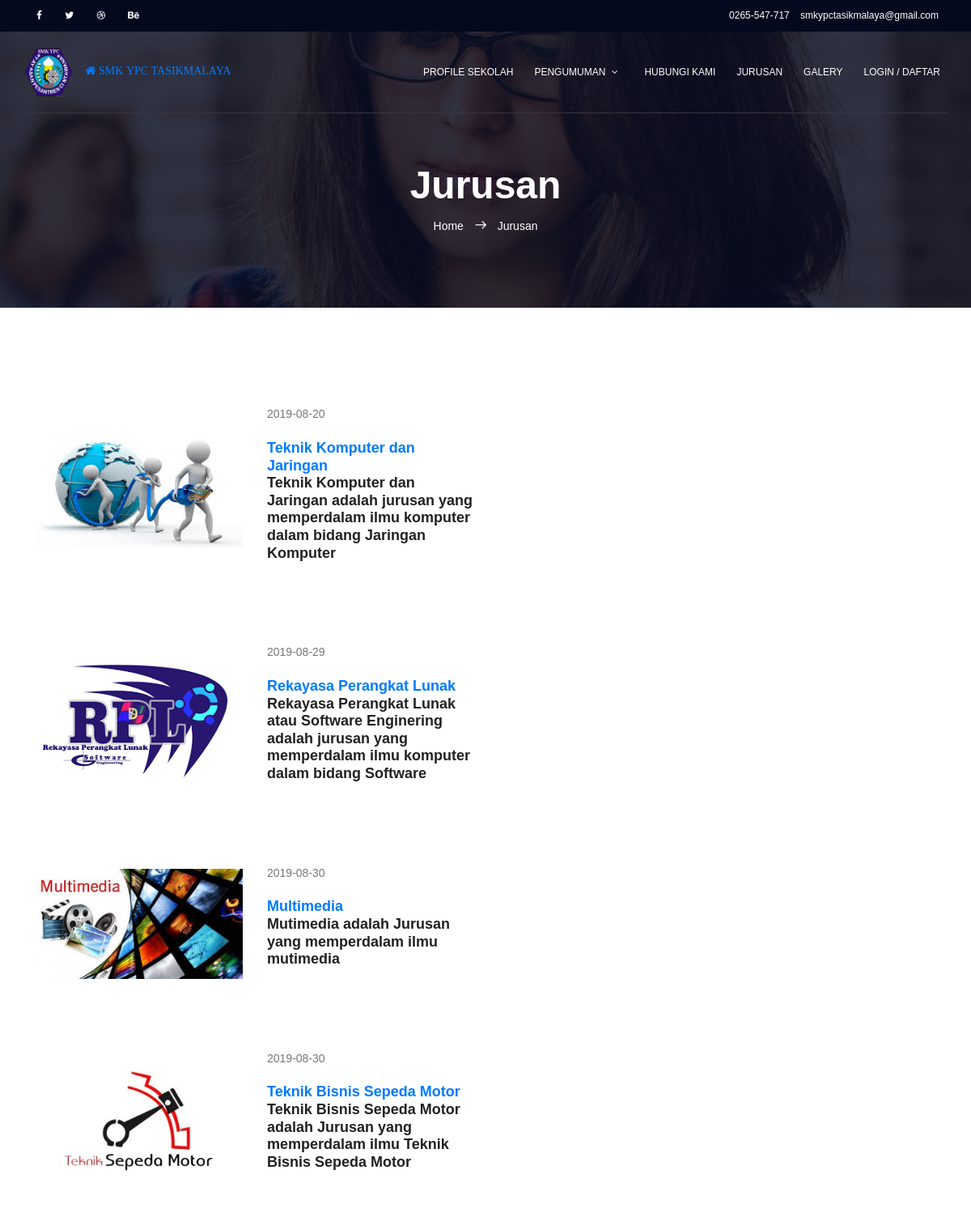
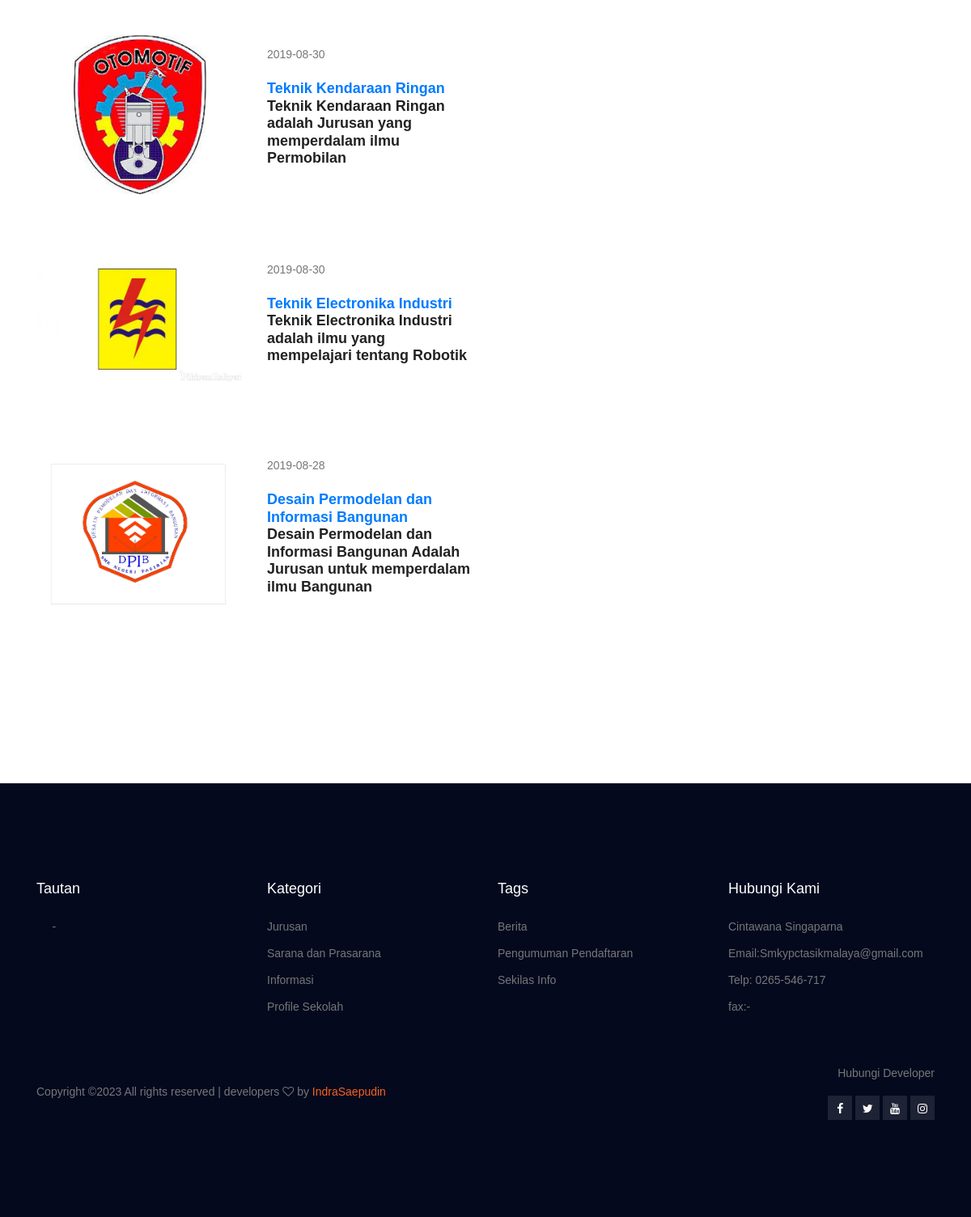
Page /index.php/jurusan on the committed database (2 pictures, top to bottom).
### tables this page shows
CREATE TABLE IF NOT EXISTS `show` (
  `id` int(11) unsigned NOT NULL AUTO_INCREMENT,
  `photo` varchar(250) DEFAULT NULL,
  `title` varchar(250) DEFAULT NULL,
  `deskripsi` varchar(500) DEFAULT NULL,
  `date` date DEFAULT NULL,
  PRIMARY KEY (`id`)
);

### application/controllers/jurusan.php (called while the page is built, shortened)
<?php
class jurusan extends CI_Controller
{
    function __construct()
    {
        $this->load->model('userModel');
    }
    function index()
    {
        $data['project'] = $this->db->get('show')->result();
        $this->load->view('utama/header');
        $this->load->view('utama/jurusan', $data);
        $this->load->view('utama/footer');
    }
}

### index.php (called while the page is built, shortened)
<?php
require_once BASEPATH.'core/CodeIgniter.php';

### application/views/utama/jurusan.php (the view)
<section class="banner-area relative about-banner" id="home">
	<div class="overlay overlay-bg"></div>
	<div class="container">
		<div class="row d-flex align-items-center justify-content-center">
			<div class="about-content col-lg-12">
				<h1 class="text-white">
					Jurusan
				</h1>
				<p class="text-white link-nav"><a href="<?php echo site_url('/') ?>">Home </a> <span class="lnr lnr-arrow-right"></span> <a href="event-details.html"> Jurusan</a></p>
			</div>
		</div>
	</div>
</section>
<section class="events-list-area section-gap event-page-lists">
	<?php foreach ($project as $key) : ?>
		<div class="container">
			<div class="row align-items-center">
				<div class="col-lg-6 pb-30">
					<div class="single-carusel row align-items-center">
						<div class="col-12 col-md-6 thumb">
							<img class="img-fluid" src="<?php echo base_url('upload/' . $key->photo) ?>" alt="<?php echo $key->title; ?>">
						</div>
						<div class="detials col-12 col-md-6">
							<p><?php echo $key->date; ?></</p> <a href="event-details.html">
								<h4><?php echo $key->title; ?></</h4> </a> <p>
									<?php echo $key->deskripsi; ?></ </p> </div>
								</div> </div> <?php endforeach ?> </div> </div> </section>

### application/views/utama/header.php (shortened to what this page needs)
<!DOCTYPE html>
<html lang="zxx" class="no-js">
<head>
	<link rel="stylesheet" href="<?php echo base_url() . 'assets/sweetalert/sweetalert.css' ?>">
	<link rel="stylesheet" href="<?php echo base_url() . 'assets/sweetalert/sweetalert2.bundle.css' ?>">
	<link rel="stylesheet" href="<?php echo base_url() . 'education/css/linearicons.css' ?>">
	<link rel="stylesheet" href="<?php echo base_url() . 'education/css/font-awesome.min.css' ?>">
	<link rel="stylesheet" href="<?php echo base_url() . 'education/css/bootstrap.css' ?>">
	<link rel="stylesheet" href="<?php echo base_url() . 'education/css/magnific-popup.css' ?>">
	<link rel="stylesheet" href="<?php echo base_url() . 'education/css/nice-select.css' ?>">
	<link rel="stylesheet" href="<?php echo base_url() . 'education/css/animate.min.css' ?>">
	<link rel="stylesheet" href="<?php echo base_url() . 'education/css/owl.carousel.css' ?>">
	<link rel="stylesheet" href="<?php echo base_url() . 'education/css/jquery-ui.css' ?>">
	<link rel="stylesheet" href="<?php echo base_url() . 'education/css/main.css' ?>">
</head>
<body>
	<header id="header" id="home">
		<div class="header-top">
			<div class="container">
				<div class="row">
					<div class="col-lg-6 col-sm-6 col-8 header-top-left no-padding">
						<ul>
							<li><a href="#"><i class="fa fa-facebook"></i></a></li>
							<li><a href="#"><i class="fa fa-twitter"></i></a></li>
							<li><a href="#"><i class="fa fa-dribbble"></i></a></li>
							<li><a href="#"><i class="fa fa-behance"></i></a></li>
						</ul>
					</div>
					<div class="col-lg-6 col-sm-6 col-4 header-top-right no-padding">
						<a href="tel:+953 012 3654 896"><span class="lnr lnr-phone-handset"></span> <span class="text">0265-547-717</span></a>
						<a href="mailto:support@colorlib.com"><span class="lnr lnr-envelope"></span> <span class="text">smkypctasikmalaya@gmail.com</span></a>
					</div>
				</div>
			</div>
		</div>
		<div class="container main-menu">
			<div class="row align-items-center justify-content-between d-flex">
				<div id="logo">
					<a href="<?php echo base_url('index.php') ?>"><img src="<?php echo base_url() . 'assets/images/component/logo_smk-2.gif' ?>" alt="" title="" width="60" height="60" />&nbsp;&nbsp;&nbsp; <span class="fa fa-home"> SMK YPC TASIKMALAYA </span></a>
				</div>
				<nav id="nav-menu-container">
					<ul class="nav-menu">
						<li><a href="<?php echo base_url('index.php/profile_sekolah') ?>">Profile Sekolah</a></li>
						<li class="menu-has-children"><a href="">Pengumuman</a>
						<li><a href="<?php echo base_url('/hubungikami') ?>">Hubungi Kami</a></li>
						<li><a href="<?php echo base_url('index.php/jurusan') ?>">Jurusan</a></li>
						<li><a href="<?php echo base_url('index.php/galery_foto') ?>">Galery</a></li>
						<li><a href="<?php echo base_url('login') ?>">Login / Daftar</a></li>
					</ul>
				</nav>
			</div>
		</div>
	</header>

### application/views/utama/footer.php (shortened to what this page needs)
<footer class="footer-area section-gap">
	<div class="container">
		<div class="row">
			<div class="col-lg-3 col-md-6 col-sm-6">
				<div class="single-footer-widget">
					<h4 font-family="">Tautan</h4>
					<ul>
						<li><a href="#">&nbsp;&nbsp;&nbsp;&nbsp;&nbsp;-</a></li>
					</ul>
				</div>
			</div>
			<div class="col-lg-3 col-md-6 col-sm-6">
				<div class="single-footer-widget">
					<h4>Kategori</h4>
					<ul>
						<li><a href="jurusan">Jurusan</a></li>
						<li><a href="saranaa">Sarana dan Prasarana</a></li>
						<li><a href="berita">Informasi</a></li>
						<li><a href="profile_sekolah">Profile Sekolah</a></li>
					</ul>
				</div>
			</div>
			<div class="col-lg-3 col-md-6 col-sm-6">
				<div class="single-footer-widget">
					<h4>Tags</h4>
					<ul>
						<li><a href="berita">Berita</a></li>
						<li><a href="pendaftaran">Pengumuman Pendaftaran</a></li>
						<li><a href="berita">Sekilas Info</a></li>
					</ul>
				</div>
			</div>
			<div class="col-lg-3 col-md-6 col-sm-6">
				<div class="single-footer-widget">
					<h4>Hubungi Kami</h4>
					<ul>
						<li><a href="#">Cintawana Singaparna</a></li>
						<li><a href="#">Email:Smkypctasikmalaya@gmail.com</a></li>
						<li><a href="#">Telp: 0265-546-717</a></li>
						<li><a href="#">fax:-</a></li>
					</ul>
				</div>
			</div>
			<div class="col-lg-12 col-md-12">
				<div class="footer-bottom row align-items-center justify-content-between">
					<p class="footer-text m-0 col-lg-6 col-md-12">
						Copyright &copy; All rights reserved | developers <i class="fa fa-heart-o" aria-hidden="true"></i> by <a href="https://indrasaepudin.000webhostapp.com/fortopolio_Saepudin/" target="_blank">IndraSaepudin</a>
					</p>
					<div class="col-lg-6 col-sm-12 footer-social">
						<p>Hubungi Developer</p>
						<a href="https://www.facebook.com/IndraSaepudin.15.21"><i class=" fa fa-facebook"></i></a>
						<a href="#"><i class="fa fa-twitter"></i></a>
						<a href="#"><i class="fa fa-youtube"></i></a>
						<a href="https://www.instagram.com/indra_saepudin1521/"><i class="fa fa-instagram"></i></a>
					</div>
				</div>
			</div>
		</div>
</footer>
</body>
</html>

### education/css/main.css (style rules this page uses)
body { color:#777;font-family:"Poppins",sans-serif;font-size:14px;font-weight:300;line-height:1.625em;position:relative }
ol,ul { margin:0;padding:0;list-style:none }
a { -webkit-transition:all 0.3s ease 0s;-moz-transition:all 0.3s ease 0s;-o-transition:all 0.3s ease 0s;transition:all 0.3s ease 0s }
a,a:focus,a:hover { text-decoration:none;outline:0 }
h1,h2,h3,h4,h5,h6 { font-family:"Poppins",sans-serif;color:#222;line-height:1.2em !important;margin-bottom:0;margin-top:0;font-weight:600 }
h1,.h1 { font-size:36px }
h4,.h4 { font-size:18px }
.pb-30 { padding-bottom:30px }
.text-white { color:#fff }
.relative { position:relative }
.overlay { position:absolute;left:0;right:0;top:0;bottom:0 }
.no-padding { padding:0 }
h1 { font-size:36px }
h4 { font-size:18px }
h1,h2,h3,h4,h5,h6 { line-height:1.5em }
.header-top { background:#04091e;font-size:12px;padding:8px }
.header-top a { color:#fff }
.header-top ul li { display:inline-block;margin-left:15px }
.header-top .header-top-left { text-align:left }
.header-top .header-top-left i { -webkit-transition:all 0.3s ease 0s;-moz-transition:all 0.3s ease 0s;-o-transition:all 0.3s ease 0s;transition:all 0.3s ease 0s }
.header-top .header-top-left a { margin-right:10px }
.header-top .header-top-right { text-align:right }
.header-top .header-top-right a { margin-right:10px }
.main-menu { padding-bottom:20px;padding-top:20px;border-bottom:1px solid #39353e }
#header { position:fixed;left:0;top:0;right:0;transition:all 0.5s;z-index:997 }
#header #logo img { padding:0;margin:0 }
.nav-menu,.nav-menu * { margin:0;padding:0;list-style:none }
.nav-menu li { position:relative;white-space:nowrap }
.nav-menu>li { float:left }
.sf-arrows .sf-with-ul { padding-right:30px }
.sf-arrows .sf-with-ul:after { content:"\f107";position:absolute;right:15px;font-family:FontAwesome;font-style:normal;font-weight:normal }
.nav-menu a { padding:0 8px 0px 8px;text-decoration:none;display:inline-block;color:#fff;font-weight:500;font-size:12px;text-transform:uppercase;outline:none }
.nav-menu>li { margin-left:10px }
#mobile-nav { position:fixed;top:0;padding-top:18px;bottom:0;z-index:998;background:rgba(0,0,0,0.8);left:-260px;width:260px;overflow-y:auto;transition:0.4s }
#mobile-nav ul { padding:0;margin:0;list-style:none }
#mobile-nav ul li { position:relative }
#mobile-nav ul li a { color:#fff;font-size:13px;text-transform:uppercase;overflow:hidden;padding:10px 22px 10px 15px;position:relative;text-decoration:none;width:100%;display:block;outline:none;font-weight:400 }
.section-gap { padding:120px 0 }
.banner-area { background:url(../img/banner-bg.jpg) right;background-size:cover }
.banner-area .overlay-bg { background-color:rgba(4,9,30,0.8) }
.single-carusel h4 { margin-top:20px;margin-bottom:20px }
.single-carusel p { margin-top:0px !important;margin-bottom:0px }
.single-carusel .thumb { overflow:hidden }
.single-carusel .thumb img { -webkit-transition:all 0.3s ease 0s;-moz-transition:all 0.3s ease 0s;-o-transition:all 0.3s ease 0s;transition:all 0.3s ease 0s;width:100% }
.single-carusel .detials h4 { -webkit-transition:all 0.3s ease 0s;-moz-transition:all 0.3s ease 0s;-o-transition:all 0.3s ease 0s;transition:all 0.3s ease 0s }
.single-carusel .detials p { margin-top:20px }
.link-nav { margin-top:10px;margin-bottom:0px }
.about-banner { background:url(../img/top-banner.jpg) right no-repeat;background-size:cover }
.about-content { margin-top:110px;padding:90px 0px;text-align:center }
.about-content h1 { font-size:48px;font-weight:600 }
.about-content a { color:#fff;font-weight:300;font-size:14px }
.about-content .lnr { margin:0px 10px;font-weight:600 }
.event-page-lists .single-carusel { margin-bottom:50px }
.footer-area { background-color:#04091e }
.single-footer-widget h4 { color:#fff;margin-bottom:25px;font-weight:500 }
.single-footer-widget ul li { margin-bottom:10px }
.single-footer-widget ul li a { color:#777;-webkit-transition:all 0.3s ease 0s;-moz-transition:all 0.3s ease 0s;-o-transition:all 0.3s ease 0s;transition:all 0.3s ease 0s }
.footer-bottom { padding-top:50px }
.footer-bottom .footer-social { text-align:right }
.footer-bottom .lnr,.footer-bottom a { color:#f7631b }
.footer-bottom .footer-social a { background:rgba(255,255,255,0.1);color:#fff;width:30px;height:30px;display:inline-block;text-align:center;-webkit-transition:all 0.3s ease 0s;-moz-transition:all 0.3s ease 0s;-o-transition:all 0.3s ease 0s;transition:all 0.3s ease 0s }
.footer-bottom .footer-social a i { vertical-align:bottom }

### rows in the picture
show: photo (picture), date "2019-08-20", deskripsi "Teknik Komputer dan Jaringan adalah jurusan yang memperdalam ilmu komputer dalam bidang Jaringan Komputer"
show: photo (picture), date "2019-08-29", deskripsi "Rekayasa Perangkat Lunak atau Software Enginering adalah jurusan yang memperdalam ilmu komputer dalam bidang Software"
show: photo (picture), date "2019-08-30", deskripsi "Mutimedia adalah Jurusan yang memperdalam ilmu mutimedia"
show: photo (picture), date "2019-08-30", deskripsi "Teknik Bisnis Sepeda Motor adalah Jurusan yang memperdalam ilmu Teknik Bisnis Sepeda Motor"
show: photo (picture), date "2019-08-30", deskripsi "Teknik Kendaraan Ringan adalah Jurusan yang memperdalam ilmu Permobilan"
show: photo (picture), date "2019-08-30", deskripsi "Teknik Electronika Industri adalah ilmu yang mempelajari tentang Robotik"
show: photo (picture), date "2019-08-28", deskripsi "Desain Permodelan dan Informasi Bangunan Adalah Jurusan untuk memperdalam ilmu Bangunan"
